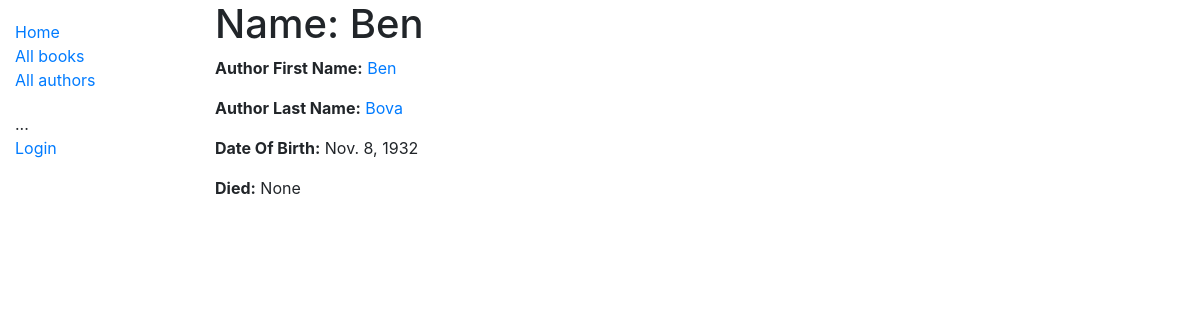
The page /catalog/authors/5 on the database its author committed.
### catalog/models.py (models this page shows, shortened)
class Author(models.Model):
    first_name = models.CharField(max_length=100)
    last_name = models.CharField(max_length=100)
    date_of_birth = models.DateField(null=True, blank=True)
    date_of_death = models.DateField('Died', null=True, blank=True)
    class Meta:
        ordering = ['last_name', 'first_name']

### catalog/views.py (the view, shortened to what this page needs)
# urls.py: path('authors/<int:pk>', views.AuthorDetailView.as_view(), name='authors-detail'),
class AuthorDetailView(generic.DetailView):
    model = Author

### catalog/templates/catalog/author_detail.html
{% extends "base_generic.html" %}
{% block content %}
  <h1>Name: {{ author.first_name }}</h1>
  <p><strong>Author First Name:</strong> <a href=""> {{author.first_name }}</a></p>
  <p><strong>Author Last Name:</strong> <a href=""> {{ author.last_name }}</a></p>
  <p><strong>Date Of Birth:</strong>  {{ author.date_of_birth }}</p>
  <p><strong>Died:</strong> {{ author.date_of_death }}</p>
{% endblock %}

### rows shown on the page
Author: first_name "Ben", last_name "Bova", date_of_birth "Nov. 8, 1932", date_of_death "None"
